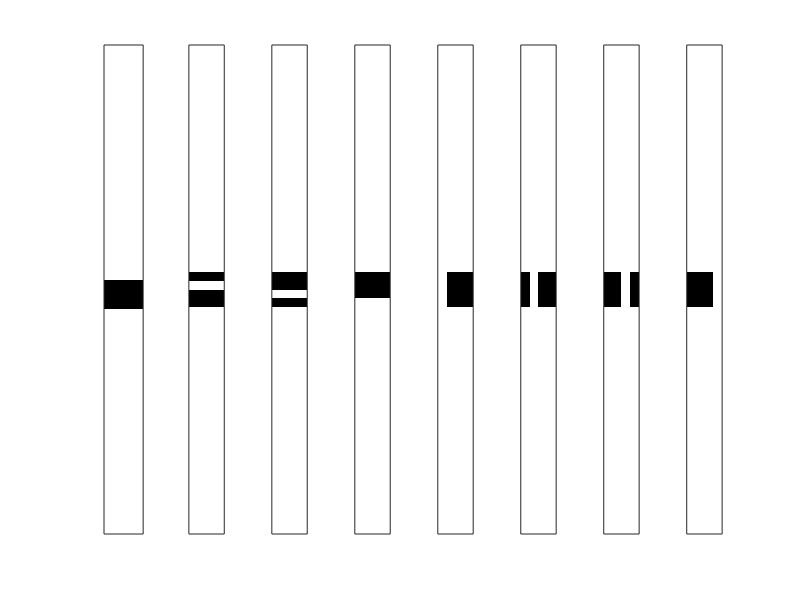

This figure's MATLAB source: (Note: this script raises an error after producing the figure.)
%%% MATH5472 project Jing GAO
%%% image synthesis for constructing a small dataset as the corpus

clear;
close all;

% setting ground truth of topic-specific word distribution, Phi
% the size of the vocabulary is 16=4x4
% each position represents a unique word
% 8 topics in total

Phi(:,1) = [1 0 0 0 1 0 0 0 1 0 0 0 1 0 0 0]/4; % word distribution under topic 1
Phi(:,2) = [0 1 0 0 0 1 0 0 0 1 0 0 0 1 0 0]/4; % word distribution under topic 2
Phi(:,3) = [0 0 1 0 0 0 1 0 0 0 1 0 0 0 1 0]/4; % word distribution under topic 5
Phi(:,4) = [0 0 0 1 0 0 0 1 0 0 0 1 0 0 0 1]/4; % word distribution under topic 4
Phi(:,5) = [1 1 1 1 0 0 0 0 0 0 0 0 0 0 0 0]/4; % word distribution under topic 5
Phi(:,6) = [0 0 0 0 1 1 1 1 0 0 0 0 0 0 0 0]/4; % word distribution under topic 6
Phi(:,7) = [0 0 0 0 0 0 0 0 1 1 1 1 0 0 0 0]/4; % word distribution under topic 7
Phi(:,8) = [0 0 0 0 0 0 0 0 0 0 0 0 1 1 1 1]/4; % word distribution under topic 8

% show the ground truth of Phi
figure; colormap 'gray'
for i=1:8
    subplot(1,8,i); imagesc(reshape(Phi(:,i), [4 4])); axis equal; axis tight;
    set(gca,'xtick',[])
    set(gca,'ytick',[])
end
print('-djpeg', 'Phi_ground_truth.jpg');

% hyperparameters of symmetric Dirichlet priors
alpha=1;

M=500; % the number of documents in corpus
K=8; % the number of latent topics
Nd=100; % the number of words in each document
V = 16; % the size of the vocabulary

% ground truth of document-specific topic distribution, Theta
z = zeros(M,Nd);
w = zeros(M,Nd);
for m=1:M
    theta = dirrnd(ones(1,K)*alpha); % draw a topic distribution for each document from the symmetric Dirichlet prior
    for n=1:Nd 
        z(m,n) = find(mnrnd(1,theta)==1); % draw a topic for each word from the document-specific topic distribution theta
        w(m,n) = find(mnrnd(1,reshape(Phi(:,z(m,n)),[1 V]))==1); % draw each word from the topic-specific word distribution Phi(:,z(m,n))
    end
    word_hist(:,:,m) = reshape(hist(w(m,:),16), [4 4]); % reconstruct the document to an image
    Theta(m,:) = theta; % document-specific topic distribution
end

% show the first 16 documents/images
figure; colormap 'gray'
for i=1:16
    subplot(4,4,i);
    imagesc(word_hist(:,:,i)); axis equal; axis tight;
    set(gca,'xtick',[])
    set(gca,'ytick',[])
end
print('-djpeg', 'example_documents.jpg');

save('demo_data.mat','word_hist','w','z','Theta','Phi','K', 'alpha');
